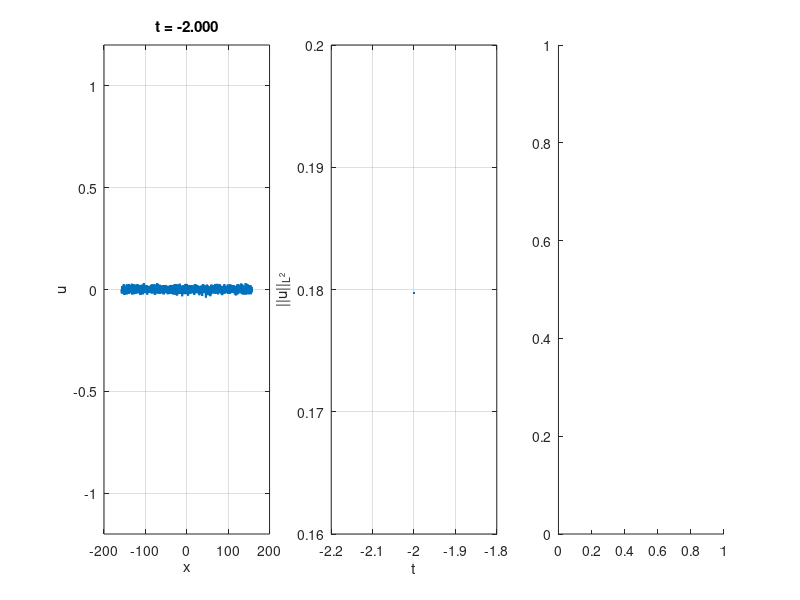

Here is the MATLAB script that generated this plot: (Note: this script raises an error after producing the figure.)
function CH1D_domain_wall_density()
    clc; clear; close all;

    %% Parameters

    epsilon = 0.05; % used for scaling mu
    blowup_time = epsilon^(-2/3);

    t0 = -2.0;
    T  = blowup_time + 20.0;

    scale = 100;
    Lx = scale*pi;

    Nx = 2^12;

    dx = Lx/Nx;

    movie_dt = 0.05;

    %% functions
    function mu_val = mu(t)
        mu_val = t*epsilon;
    end

    function P = power_spec(t, Laplacian_k, u_hat)
        ksq = -Laplacian_k;
        P = abs(u_hat).^2 .* exp(t^2*ksq*epsilon - 2*t*ksq.^2);
    end

    function n = domainwall_density_theory(t, Laplacian_k, u_hat)
        P = power_spec(t, Laplacian_k, u_hat);
        ksq = -Laplacian_k;
        num = sum(ksq.*P,'all');
        den = sum(P,'all');

        n = (1/pi)*sqrt(num/den);
    end

    function density = domainwall_density_computed(u,Lx)
        walls = sum(u .* circshift(u,-1) < 0);
        density = walls / Lx;
    end

    %% Initial condition

    % random
    sigma = 0.01;
    u0 = sigma*randn(1,Nx);
    u_hat = fft(u0);

    % gaussian
    % u0 = exp(-(X.^2)/sigma);
    % u_hat = fft(u0);
    
    %% discretization
    % spatial discretization
    x = (-Nx/2:Nx/2-1)*dx;
    
    % time discretization
    dt = 0.1 * (dx)^2;
    t = t0:dt:T;

    %% Fourier wavenumbers
    kx = 2*pi*[0:Nx/2-1 -Nx/2:-1]/Lx;
    Laplacian_k = -(kx.^2);

    %% 2/3 dealiasing mask
    kx_max = max(abs(kx));
    dealias_mask = abs(kx) <= (2/3)*kx_max;

    %% Plot setup
    figure('Position',[100 100 1600 500])
    %% first plot: solution
    subplot(1,3,1)

    u_phys = real(ifft(u_hat));

    hsol = plot(x,u_phys,'LineWidth',1.5);

    ylim([-1.2 1.2])

    xlabel('x')
    ylabel('u')

    title(sprintf('t = %.3f',t0))

    grid on

    %% second plot: L2 norm
    subplot(1,3,2)

    t_hist = t0;
    l2_hist = l2_norm_periodic_1D(u_hat,Lx);

    hline = plot(t_hist,l2_hist,'LineWidth',2);

    xlabel('t')
    ylabel('||u||_{L^2}')

    grid on

    %% third plot: domain wall density
    subplot(1,3,3)

    comput_density = domainwall_density_computed(u_phys,Lx);
    theory_density = domainwall_density_theory(t0,Laplacian_k,u_hat);

    theory_density_line = plot(t_hist,theory_density,'LineWidth',2,'DisplayName','theoretical');
    hold on
    comput_density_line = plot(t_hist,comput_density,'LineWidth',2,'DisplayName','computed');

    xlabel('t')
    ylabel('density')

    legend show
    grid on

    drawnow

    %% GIF setup
    save_gif = true;
    gif_filename = ['cahn_hilliard_1D_mu(1)=' num2str(mu(1),'%.2f') '.gif'];
    frame_count = 1;
    next_movie_time = t0;

    %% Time loop

    for n = 1:length(t)-1
        L_operator = -Laplacian_k.^2 - mu(t(n))*Laplacian_k;
        u_phys = real(ifft(u_hat));
        u3_hat = fft(u_phys.^3);

        N_hat = Laplacian_k .* dealias_mask .* u3_hat;

        % explicit nonlinear, semi-implicit linear
        u_hat = ((1 + 0.5*dt*L_operator).*u_hat + dt*N_hat) ...
                ./ (1 - 0.5*dt*L_operator);

        u_hat = dealias_mask .* u_hat;
        u_phys = real(ifft(u_hat));

        t_hist(end+1) = t(n+1);
        l2_hist(end+1) = l2_norm_periodic_1D(u_hat,Lx);

        comput_density(end+1) = domainwall_density_computed(u_phys,Lx);
        theory_density(end+1) = domainwall_density_theory(t(n+1),Laplacian_k,u_hat);

        if (t(n+1) >= next_movie_time) || ...
           (n+1 == length(t))

            next_movie_time = next_movie_time + movie_dt;

            u_phys = real(ifft(u_hat));

            subplot(1,3,1)
            set(hsol,'YData',u_phys)
            title(sprintf('t = %.3f',t(n+1)))

            subplot(1,3,2)
            set(hline,'XData',t_hist,'YData',l2_hist)
            axis tight

            subplot(1,3,3)
            blowup_mask = t_hist >= blowup_time;
            
            set(theory_density_line,'XData',t_hist(blowup_mask),'YData',theory_density(blowup_mask))
            set(comput_density_line,'XData',t_hist(blowup_mask),'YData',comput_density(blowup_mask))

            axis tight

            drawnow

            if save_gif

                frame = getframe(gcf);
                img = frame2im(frame);

                [A,map] = rgb2ind(img,256);

                if frame_count == 1
                    imwrite(A,map,gif_filename,'gif','LoopCount',Inf,'DelayTime',0.05);
                else
                    imwrite(A,map,gif_filename,'gif','WriteMode','append','DelayTime',0.05);
                end

                frame_count = frame_count + 1;

            end
        end
    end

    disp(['GIF saved to: ', gif_filename])

end

%% L2 norm
function val = l2_norm_periodic_1D(u_hat,Lx)
    Nx = length(u_hat);
    val = sqrt(Lx)* sqrt(sum(abs(u_hat).^2))/Nx;
end
